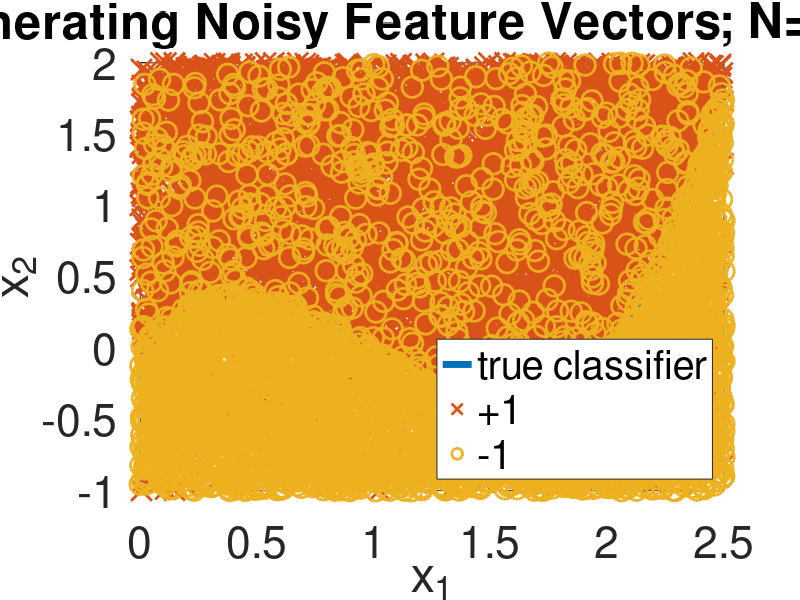

Here is the MATLAB script that generated this plot:
% Assignment 2 - Problem 5
% Noisy Classification Problem
% x1: [0,2.5]; x2: [-1,2]

f = @(t) t.*(t-1).*(t-2);

n = 10000;
x1 = 2.5*rand(n,1); 
x2 = -1 + 3*rand(n,1);
y = zeros(n,1);

y(x2 >= f(x1)) = 1;
y(x2 < f(x1)) = -1;

[~,idxFlip] = datasample(y,floor(0.1*n),1,'Replace',false);
y(idxFlip) = -1 * y(idxFlip);

classAbove = find(y==1);
classBelow = find(y==-1);

figure(1);
t = 0:0.01:2.5;
p1 = plot(t,f(t),'LineWidth', 5);
hold on
p2 = plot(x1(classAbove),x2(classAbove), 'x', 'MarkerSize', 15, 'LineWidth', 2);
p3 = plot(x1(classBelow),x2(classBelow), 'o', 'MarkerSize', 15, 'LineWidth', 2);

% Figure options
title('Generating Noisy Feature Vectors; N=10000','FontSize',46);
xlabel('x_{1}','FontSize',36);
ylabel('x_{2}','FontSize',36);
legend([p1 p2 p3],'true classifier','+1','-1','Location','southeast');
grid on
grid minor
set(gca,'fontsize',32);
xlim([0 2.5]);ylim([-1 2])
